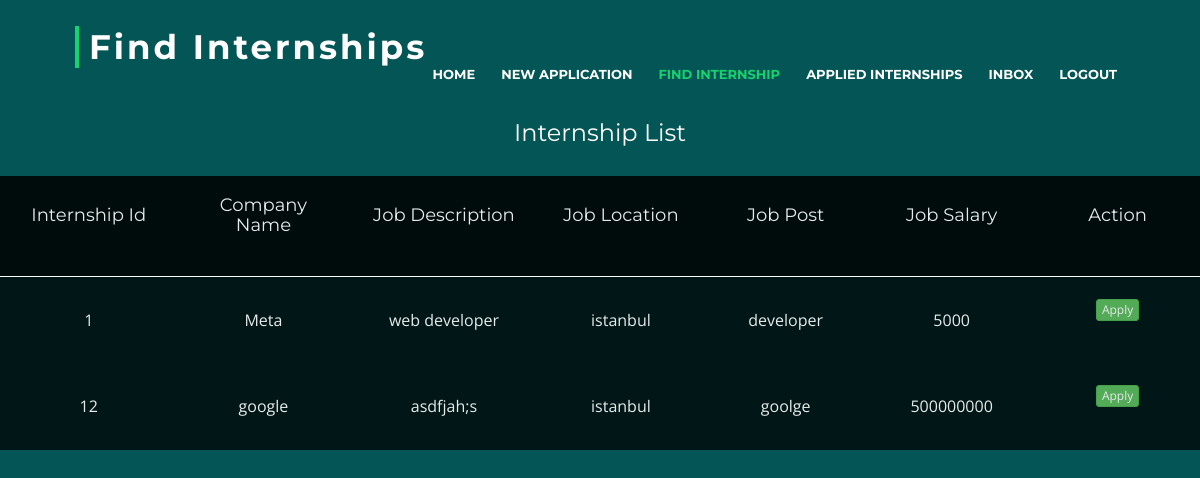
The app's page /mainjobs.php (signed in) with its own data.
### tables this page shows
CREATE TABLE `job` (
  `jid` varchar(20) NOT NULL,
  `cname` varchar(200) NOT NULL,
  `jdesc` varchar(5000) NOT NULL,
  `loc` varchar(50) NOT NULL,
  `jpost` varchar(20) NOT NULL,
  `sal` varchar(20) NOT NULL,
  `uname` varchar(25) NOT NULL,
  `eid` varchar(50) NOT NULL
);

### mainjobs.php (the view, shortened to what this page needs)
<!DOCTYPE html>
<html>
<head>
	<link href="lib/bootstrap/css/bootstrap.min.css" rel="stylesheet">
	<link rel="stylesheet" href="https://maxcdn.bootstrapcdn.com/bootstrap/3.3.7/css/bootstrap.min.css">
	<link href="css/style.css" rel="stylesheet">
</head>
<body id="back">
	<br><br><br><br>
	<header id="header">
		<div class="container-fluid">
			<div id="logo" class="pull-left">
				<h1><a href="#intro" class="scrollto">Find Internships</a></h1>
			</div>
			<nav id="nav-menu-container">
				<ul class="nav-menu">
				<li><a href="welcomestudent.php">Home</a></li>
          		<li><a href="new-application.php">New Application</a></li>
          		<li class="menu-active"><a href="mainjobs.php">Find Internship</a></li>
          		<li><a href="appliedjobs.php">Applied Internships</a></li>
          		<li><a href="inbox-st.php">Inbox</a></li>
          		<li><a href="logout2.php">Logout</a></li>
				</ul>
			</nav>
		</div>
	</header>
	<div style="text-align:center; margin-top: 40px;">
		<h3>Internship List</h3>
	</div>
	<table style="width:100%;" class="mt-5">
		<thead>
			<tr>
				<th style="width:10%;">
					<h4>Internship Id</h4>
				</th>
				<th style="width:10%;">
					<h4>Company Name</h4>
				</th>
				<th style="width:10%;">
					<h4>Job Description</h4>
				</th>
				<th style="width:10%;">
					<h4>Job Location</h4>
				</th>
				<th style="width:10%;">
					<h4>Job Post</h4>
				</th>
				<th style="width:10%;">
					<h4>Job Salary</h4>
				</th>
				<th style="width:10%;">
					<h4>Action</h4>
				</th>
			</tr>
		</thead>
		<tbody>
			<?php
			if (isset($_POST['sub'])) {
				$link = mysqli_connect("localhost", "root", "", "intern") or die($link);
				$k = $_POST['key'];
				$k = mysqli_real_escape_string($link, $k);
				$result = mysqli_query($link, "select * from job where cname like '%" . $k . "%' or jdesc like '%" . $k . "%'  or jpost like '%" . $k . "%'  or loc like '%" . $k . "%'  or sal like '%" . $k . "%' ") or die("failed to query database" . mysqli_error($link));
				if ($result->num_rows > 0) {
					while ($row = $result->fetch_assoc()) {
						$jid = $row['jid'];
						echo "<tr><td><form action='' method='post'>" . $row['jid'] . "<td>" . $row['cname'] . "<td>" . $row['jdesc'] . "<td>" . $row['loc'] . "<td>" . $row['jpost'] . "<td>" . $row['sal'] . "</td><td>" .
							"<button type='submit' class='btn btn-xs btn-success' name='_view' id='_view' onclick=apply('" . $jid . "')>Apply</button></form> <br> <br>";
						if (isset($_POST['_view'])) {
							echo "<script>alert('Login First')</script>";
							echo "<script>location.href='mainjobs.php'</script>";
						}
					}
				} else {
					echo "<tr><td colspan='7' class='box-sm'><h4 class='page-header'>No Job Found</h4></td></tr>";
				}
			} else if (!isset($_POST['sub'])) {
				$conn = mysqli_connect("localhost", "root", "", "intern") or die("connection failed" . mysqli_connect_error());
				$query = "select * from job";
				$result = $conn->query($query);
				if ($result->num_rows > 0) {
					while ($row = $result->fetch_assoc()) {
						$jid = $row['jid'];
						echo "<tr><td><form action='' method='POST'>" . $row['jid'] . "<td>" . $row['cname'] . "<td>" . $row['jdesc'] . "<td>" . $row['loc'] . "<td>" . $row['jpost'] . "<td>" . $row['sal'] . "</td><td>" .
							"<button type='submit' class='btn btn-xs btn-success' name='_view' id='_view' onclick=apply('" . $jid . "')>Apply</button></form> <br> <br>";
					}
				} else {
					echo "<tr><td colspan='7' class='box-sm'><h4 class='page-header'>No Job Found</h4></td></tr>";
				}
			} else {
				echo "<tr><td colspan='7' class='box-sm'><h4 class='page-header'>No Job Found</h4></td></tr>";
			}
			?>
		</tbody>
	</table>
</body>
</html>

### css/style.css (style rules this page uses)
body { color: #666666; font-family: "Open Sans", sans-serif; }
a { color: #18d26e; transition: 0.5s; }
h1, h2, h3, h4, h5, h6 { font-family: "Montserrat", sans-serif; font-weight: 400; margin: 0 0 20px 0; padding: 0; }
#header { padding: 30px 0; height: 92px; position: fixed; left: 0; top: 0; right: 0; transition: all 0.5s; z-index: 997; }
#header #logo { float: left; }
@media (min-width: 1024px) { #header #logo { padding-left: 60px; } }
#header #logo h1 { font-size: 34px; margin: 0; padding: 0; line-height: 1; font-family: "Montserrat", sans-serif; font-weight: 700; letter-spacing: 3px; }
#header #logo h1 a, #header #logo h1 a:hover { color: #fff; padding-left: 10px; border-left: 4px solid #18d26e; }
.nav-menu, .nav-menu * { margin: 0; padding: 0; list-style: none; }
.nav-menu li { position: relative; white-space: nowrap; }
.nav-menu > li { float: left; }
#nav-menu-container { float: right; margin: 0; }
@media (min-width: 1024px) { #nav-menu-container { padding-right: 60px; } }
.nav-menu a { padding: 0 8px 10px 8px; text-decoration: none; display: inline-block; color: #fff; font-family: "Montserrat", sans-serif; font-weight: 700; font-size: 13px; text-transform: uppercase; outline: none; }
.nav-menu li:hover > a, .nav-menu > .menu-active > a { color: #18d26e; }
.nav-menu > li { margin-left: 10px; }

### mainjobs.php (style rules this page uses)
body { background: rgb(4, 85, 85); background-size: cover; background-repeat: no-repeat; color: white; }
table, th, td { margin: auto; border: none; border-collapse: collapse; text-align: center; font-size: 16px; table-layout: auto; background-color: rgb(0, 0, 0, 0.5); color: #fff; margin-top: 100px; }
th, td { padding: 20px; opacity: 0.9; color: #fff; }
th { background-color: rgb(0, 0, 0, 0.8); color: white; border-bottom: solid 1px #fff; }

### records on screen
job: jid "1", cname "Meta", jdesc "web developer", loc "istanbul", jpost "developer", sal "5000"
job: jid "12", cname "google", jdesc "asdfjah;s", loc "istanbul", jpost "goolge", sal "500000000"
